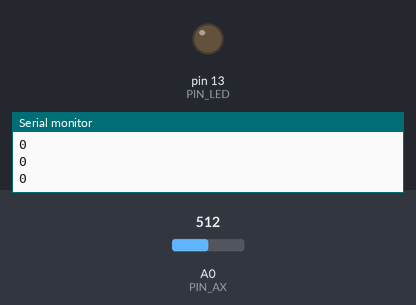
Simulated run of this sketch. Board: Arduino Uno, built with avr-gcc and run on an emulated ATmega328P. On the bench: output pins drawn as LEDs (lit = HIGH), the last lines printed to the serial monitor. Inputs (shaded band) come from the test bench; at power-on: A0 (PIN_AX) = 512.

Above: at 1.2 s.
1.3 s: A0 (PIN_AX) set to 523
At 1.8 s:
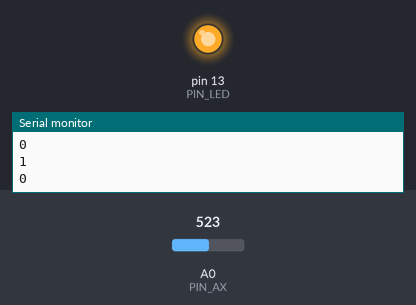
2.8 s: A0 (PIN_AX) set to 511
At 4.0 s:
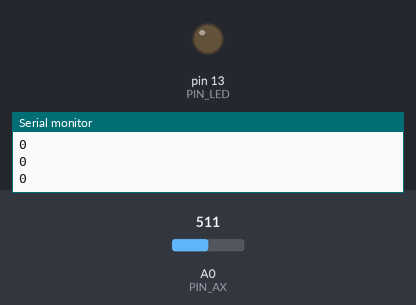
4.3 s: A0 (PIN_AX) set to 716
At 5.3 s:
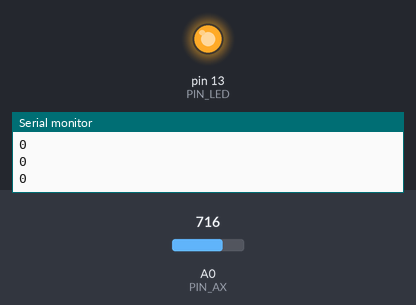
Timing chart, 0 to 7.3 s (numbered marks = the images above; inputs shaded):
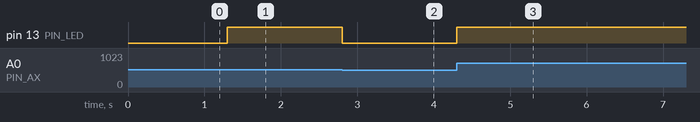

The sketch:

ArduSpeedLog.ino
```cpp
// (licence header left out)
// Paddlewheel speed log for the Arduino UNO
//

#include <LiquidCrystal_PCF8574.h>
#include <Wire.h>

/*-------------------------------------------
    Connection pins
 --------------------------------------------*/

#define PIN_AX A0       // Hall effect sensor analog intput
#define PIN_LED 13      // LED debugging output

/*-------------------------------------------
   LCD
 --------------------------------------------*/

LiquidCrystal_PCF8574 lcd(0x27); // set the LCD address to 0x27 for a 16 chars and 2 line display

/*-------------------------------------------
    Timers
 --------------------------------------------*/
#define TIMER_SER 250

uint32_t timerSER;

/*-------------------------------------------
    Variables
 --------------------------------------------*/
bool has_lcd = false;
bool state = false;
int count;

void setup ()
{
  // Set IO pin configuration
  pinMode (PIN_LED, OUTPUT);
  pinMode (PIN_AX, INPUT);

  // Open serial port
  Serial.begin (115200);

  // Initialise LCD and check for erros
  Wire.begin();
  Wire.beginTransmission (0x27);
  int error = Wire.endTransmission ();
  if (error == 0)
  {
    Serial.println ("LCD initialised");
    has_lcd = true;

    lcd.setBacklight (255);
    lcd.home ();
    lcd.setCursor (0, 0);
    lcd.print("Ardu Speed Log");
    lcd.setCursor (0, 1);
    lcd.print ("Count: ");
  }
  else
  {
    Serial.print ("LCD error=");
    Serial.println (error);

    has_lcd = false;
  }

  // Initialise counters
  timerSER = millis ();
  count = 0;
}

void loop ()
{
  int       hall;
  bool      level;
  uint32_t  curtime, dt_time;

  // read current timestamp
  curtime = millis();

  // read hall effect sensor
  hall = analogRead (PIN_AX);
  if (hall > 512)
  {
    level = true;
    digitalWrite (PIN_LED, HIGH);
  }
  else
  {
    level = false;
    digitalWrite (PIN_LED, LOW);
  }

  // check if there is a state change
  if (level != state)
  {
    count ++;
    state = level;
  }

  dt_time = curtime - timerSER;
  if (dt_time > TIMER_SER)
  {
    Serial.println (count);

    // display counter on LCD
    if (has_lcd)
    {
      lcd.setCursor (7, 1);
      lcd.print (count);
      lcd.print ("   ");
    }

    count = 0;
    timerSER = curtime;
  }
}
```

Measured:
- the behaviour switches between 512 and 513 on A0 (PIN_AX) (found by bisection; images 0 and 1)
- after the input at 1.3 s, pin 13 (PIN_LED): LOW → HIGH at once
- after the input at 2.8 s, pin 13 (PIN_LED): HIGH → LOW at once
- after the input at 4.3 s, pin 13 (PIN_LED): LOW → HIGH at once
